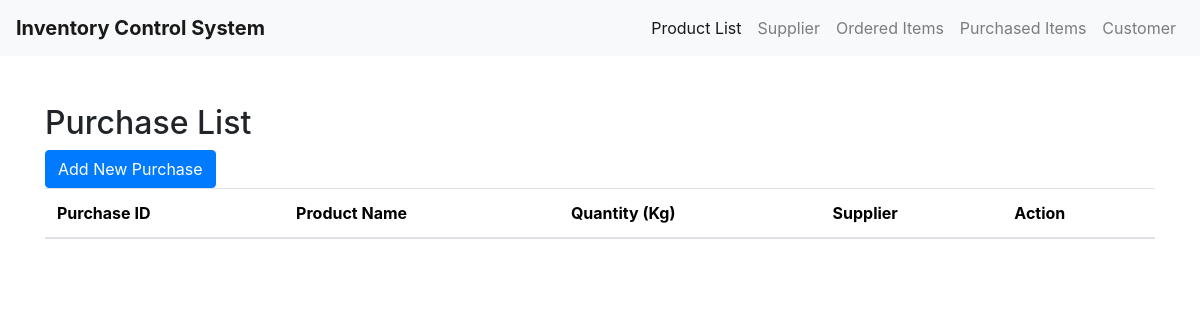
/purchase.php, run on an earlier commit of the app's database.
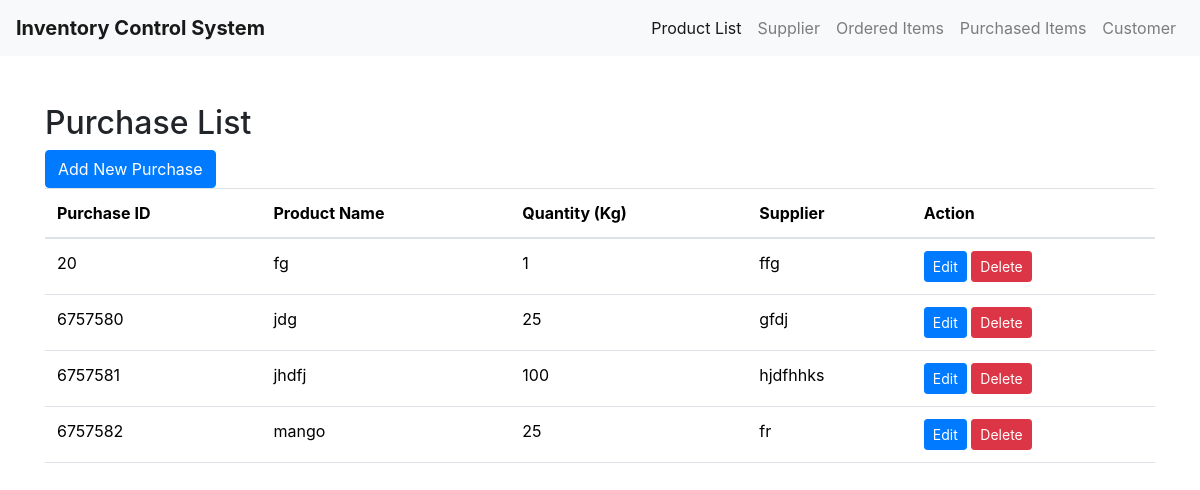
And on a later commit of the database.
### tables this page shows
CREATE TABLE `purchase` (
  `id` int(20) NOT NULL,
  `product` varchar(50) NOT NULL,
  `quantity` int(20) NOT NULL,
  `supplier` varchar(50) NOT NULL
);

### purchase.php (the view, shortened to what this page needs)
<!DOCTYPE html>
<html lang="en">
<head>
    <link rel="stylesheet" href="https://cdn.jsdelivr.net/npm/bootstrap@5.3.3/dist/css/bootstrap.min.css">
</head>
<body>
    <header>
        <?php include 'navbar.php'; ?>
    </header>
    <div class="container my-5">
        <h2>Purchase List</h2>
        <a href="/inventory/purchase_create.php" role="button" class="btn btn-primary">Add New Purchase</a>
        <br>
        <table class="table">
            <thead>
                <tr>
                    <th>Purchase ID</th>
                    <th>Product Name</th>
                    <th>Quantity (Kg)</th>
                    <th>Supplier</th>
                    <th>Action</th>
                </tr>
            </thead>
            <tbody>
                <?php
$servername = "localhost";
$username = "root";
$password = "";
$database = "inventory";
$connection = new mysqli($servername, $username, $password, $database);
$sql="SELECT *FROM purchase";
$result = $connection->query($sql);
while($row = $result->fetch_assoc()){
	echo "
	<tr>
	 <td>$row[id]</td>
	 <td>$row[product]</td>
	 <td>$row[quantity]</td>
	 <td>$row[supplier]</td>
	 <td>
		<a class='btn btn-primary btn-sm' href='/inventory/purchase_edit.php?id=$row[id]' >Edit</a>
		<a class='btn btn-danger btn-sm' href='/inventory/purchase_delete.php?id=$row[id]' >Delete</a>
	 </td>
    </tr>
	";
}
?>
            </tbody>
        </table>
    </div>
</body>
</html>

What changed in the data, as far as the page shows it:
added purchase: id "20", product "fg", quantity "1", supplier "ffg"
added purchase: id "6757580", product "jdg", quantity "25", supplier "gfdj"
added purchase: id "6757581", product "jhdfj", quantity "100", supplier "hjdfhhks"
added purchase: id "6757582", product "mango", quantity "25", supplier "fr"
